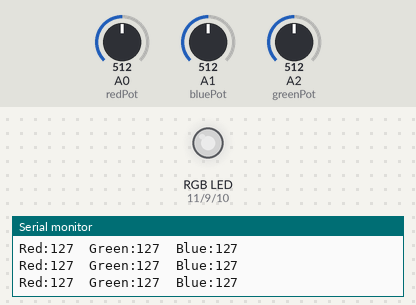
The sketch below on a simulated Arduino Uno, built with avr-gcc and run on an emulated ATmega328P. On the bench: an RGB LED mixed from three pins (HIGH = lit), the last lines printed to the serial monitor. The inputs (shaded band) are chosen by the test bench; at power-on: A0 (redPot) = 512, A1 (bluePot) = 512, A2 (greenPot) = 512. Dim RGB values are drawn brighter than linear.

Above: at 1.2 s.
1.3 s: A0 (redPot) set to 409
At 1.8 s:
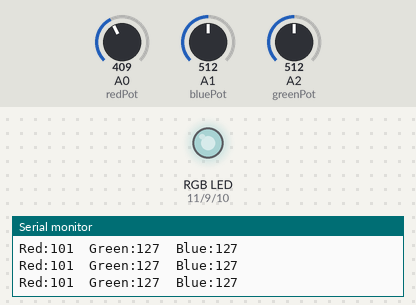
4.3 s: A0 (redPot) set to 384
At 5.0 s:
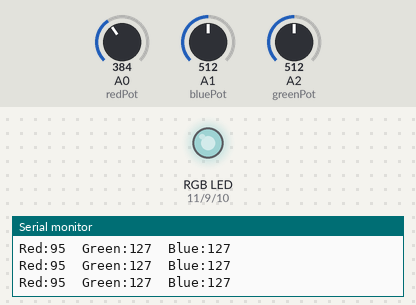
7.3 s: A1 (bluePot) set to 420
At 7.9 s:
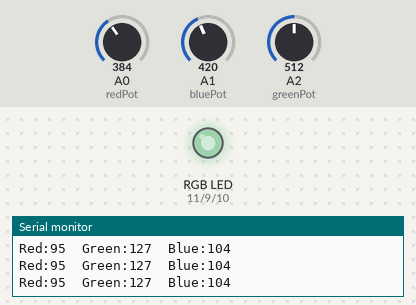
10.3 s: A1 (bluePot) set to 387
At 10.8 s:
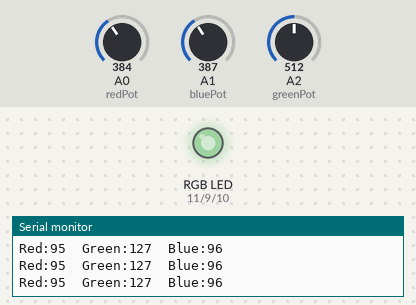
13.3 s: A2 (greenPot) set to 416
At 14.3 s:
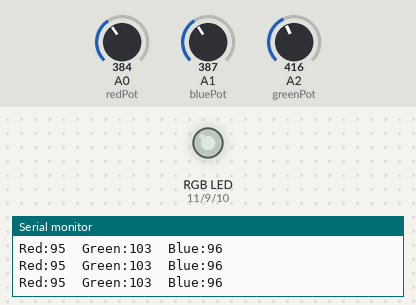
16.3 s: A2 (greenPot) set to 384
At 17.7 s:
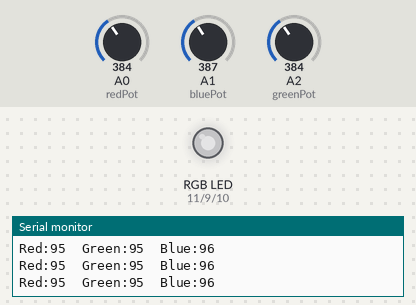
Timing chart, 0 to 19.3 s (numbered marks = the images above; inputs shaded):
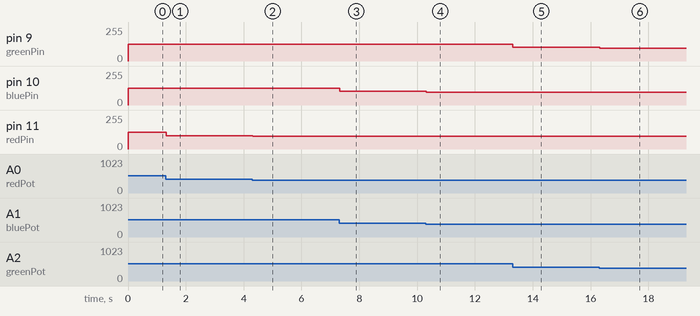

Measured:
- after the input at 1.3 s, pin 11 (redPin): 127/255 → 101/255 at once
- after the input at 4.3 s, pin 11 (redPin): 101/255 → 95/255 at once
- after the input at 7.3 s, pin 10 (bluePin): 127/255 → 104/255 at once
- after the input at 10.3 s, pin 10 (bluePin): 104/255 → 96/255 at once
- after the input at 13.3 s, pin 9 (greenPin): 127/255 → 103/255 at once
- after the input at 16.3 s, pin 9 (greenPin): 103/255 → 95/255 at once

The sketch:

project_2_workshop_2.ino
```cpp
int redPot = A0;    // Potentiometer for red
int bluePot = A1;   // Potentiometer for blue
int greenPot = A2;  // Potentiometer for green

int redPin = 11;   // Red pin on RGB LED
int bluePin = 10;  // Blue pin on RGB LED
int greenPin = 9;  // Green pin on RGB LED

void setup() {
  Serial.begin(9600);
  pinMode(redPin, OUTPUT);
  pinMode(greenPin, OUTPUT);
  pinMode(bluePin, OUTPUT);
}

void loop() {
  int redValue = map(analogRead(redPot), 0, 1023, 0, 255);
  int greenValue = map(analogRead(greenPot), 0, 1023, 0, 255);
  int blueValue = map(analogRead(bluePot), 0, 1023, 0, 255);
  analogWrite(redPin, redValue);
  analogWrite(greenPin, greenValue);
  analogWrite(bluePin, blueValue);
  char buffer[30];
  sprintf(buffer,"Red:%d  Green:%d  Blue:%d" , redValue , greenValue , blueValue);
  Serial.println(buffer);
  delay(10);
}
```
